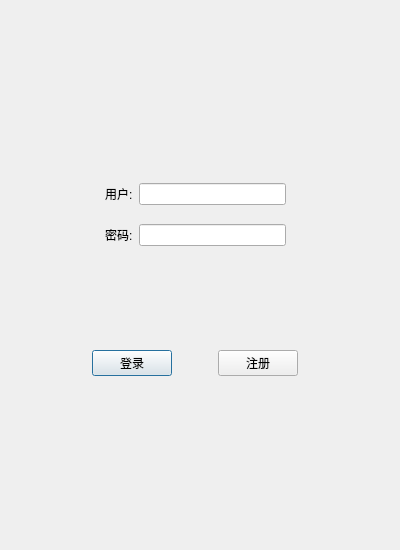
<?xml version="1.0" encoding="UTF-8"?>
<ui version="4.0">
 <class>login</class>
 <widget class="QDialog" name="login">
  <property name="geometry">
   <rect>
    <x>0</x>
    <y>0</y>
    <width>400</width>
    <height>550</height>
   </rect>
  </property>
  <property name="minimumSize">
   <size>
    <width>400</width>
    <height>550</height>
   </size>
  </property>
  <property name="maximumSize">
   <size>
    <width>400</width>
    <height>550</height>
   </size>
  </property>
  <property name="windowTitle">
   <string>login</string>
  </property>
  <widget class="QWidget" name="">
   <property name="geometry">
    <rect>
     <x>60</x>
     <y>79</y>
     <width>271</width>
     <height>401</height>
    </rect>
   </property>
   <layout class="QVBoxLayout" name="verticalLayout">
    <property name="leftMargin">
     <number>5</number>
    </property>
    <property name="topMargin">
     <number>5</number>
    </property>
    <property name="rightMargin">
     <number>5</number>
    </property>
    <property name="bottomMargin">
     <number>5</number>
    </property>
    <item>
     <spacer name="verticalSpacer_3">
      <property name="orientation">
       <enum>Qt::Vertical</enum>
      </property>
      <property name="sizeHint" stdset="0">
       <size>
        <width>20</width>
        <height>40</height>
       </size>
      </property>
     </spacer>
    </item>
    <item>
     <layout class="QHBoxLayout" name="horizontalLayout">
      <item>
       <spacer name="horizontalSpacer">
        <property name="orientation">
         <enum>Qt::Horizontal</enum>
        </property>
        <property name="sizeType">
         <enum>QSizePolicy::Fixed</enum>
        </property>
        <property name="sizeHint" stdset="0">
         <size>
          <width>40</width>
          <height>20</height>
         </size>
        </property>
       </spacer>
      </item>
      <item>
       <widget class="QLabel" name="label">
        <property name="text">
         <string>用户:</string>
        </property>
       </widget>
      </item>
      <item>
       <widget class="QLineEdit" name="lineEdit"/>
      </item>
      <item>
       <spacer name="horizontalSpacer_2">
        <property name="orientation">
         <enum>Qt::Horizontal</enum>
        </property>
        <property name="sizeType">
         <enum>QSizePolicy::Fixed</enum>
        </property>
        <property name="sizeHint" stdset="0">
         <size>
          <width>40</width>
          <height>20</height>
         </size>
        </property>
       </spacer>
      </item>
     </layout>
    </item>
    <item>
     <spacer name="verticalSpacer_2">
      <property name="orientation">
       <enum>Qt::Vertical</enum>
      </property>
      <property name="sizeType">
       <enum>QSizePolicy::Fixed</enum>
      </property>
      <property name="sizeHint" stdset="0">
       <size>
        <width>20</width>
        <height>13</height>
       </size>
      </property>
     </spacer>
    </item>
    <item>
     <layout class="QHBoxLayout" name="horizontalLayout_2">
      <item>
       <spacer name="horizontalSpacer_3">
        <property name="orientation">
         <enum>Qt::Horizontal</enum>
        </property>
        <property name="sizeType">
         <enum>QSizePolicy::Fixed</enum>
        </property>
        <property name="sizeHint" stdset="0">
         <size>
          <width>40</width>
          <height>20</height>
         </size>
        </property>
       </spacer>
      </item>
      <item>
       <widget class="QLabel" name="label_2">
        <property name="text">
         <string>密码:</string>
        </property>
       </widget>
      </item>
      <item>
       <widget class="QLineEdit" name="lineEdit_2"/>
      </item>
      <item>
       <spacer name="horizontalSpacer_4">
        <property name="orientation">
         <enum>Qt::Horizontal</enum>
        </property>
        <property name="sizeType">
         <enum>QSizePolicy::Fixed</enum>
        </property>
        <property name="sizeHint" stdset="0">
         <size>
          <width>40</width>
          <height>20</height>
         </size>
        </property>
       </spacer>
      </item>
     </layout>
    </item>
    <item>
     <spacer name="verticalSpacer">
      <property name="orientation">
       <enum>Qt::Vertical</enum>
      </property>
      <property name="sizeHint" stdset="0">
       <size>
        <width>20</width>
        <height>40</height>
       </size>
      </property>
     </spacer>
    </item>
    <item>
     <layout class="QHBoxLayout" name="horizontalLayout_3">
      <item>
       <spacer name="horizontalSpacer_7">
        <property name="orientation">
         <enum>Qt::Horizontal</enum>
        </property>
        <property name="sizeHint" stdset="0">
         <size>
          <width>40</width>
          <height>20</height>
         </size>
        </property>
       </spacer>
      </item>
      <item>
       <widget class="QPushButton" name="pushButton">
        <property name="text">
         <string>登录</string>
        </property>
       </widget>
      </item>
      <item>
       <spacer name="horizontalSpacer_5">
        <property name="orientation">
         <enum>Qt::Horizontal</enum>
        </property>
        <property name="sizeType">
         <enum>QSizePolicy::Fixed</enum>
        </property>
        <property name="sizeHint" stdset="0">
         <size>
          <width>40</width>
          <height>20</height>
         </size>
        </property>
       </spacer>
      </item>
      <item>
       <widget class="QPushButton" name="pushButton_2">
        <property name="text">
         <string>注册</string>
        </property>
       </widget>
      </item>
      <item>
       <spacer name="horizontalSpacer_6">
        <property name="orientation">
         <enum>Qt::Horizontal</enum>
        </property>
        <property name="sizeHint" stdset="0">
         <size>
          <width>40</width>
          <height>20</height>
         </size>
        </property>
       </spacer>
      </item>
     </layout>
    </item>
    <item>
     <spacer name="verticalSpacer_4">
      <property name="orientation">
       <enum>Qt::Vertical</enum>
      </property>
      <property name="sizeHint" stdset="0">
       <size>
        <width>20</width>
        <height>40</height>
       </size>
      </property>
     </spacer>
    </item>
   </layout>
  </widget>
 </widget>
 <resources/>
 <connections/>
</ui>
